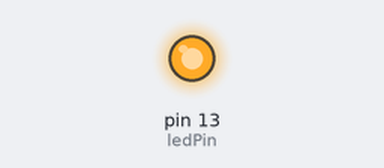
The sketch below on a simulated Arduino Uno, built with avr-gcc and run on an emulated ATmega328P. Parts: output pins drawn as LEDs (lit = HIGH).

Above: at 0.1 s.
At 70.1 s:
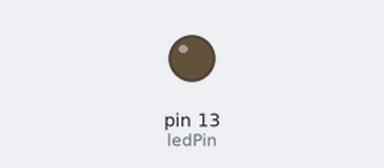
Timing chart, 0 to 71.6 s (numbered marks = the images above):
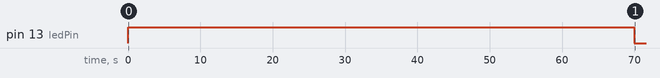

Measured:
- by itself, pin 13 (ledPin): LOW → HIGH at 0.00 s, → LOW 70.0 s later

The sketch:

testPumpv0.01.ino
```cpp
/*
  pumpOn for 10 sec
  pumpOff for 60 sec

  sends a signal to a relais to turn on and off a vacuum pump
  without using the delay() function. This means that other code can run at the
  same time without being interrupted by the LED code.

  modified from
  http://www.arduino.cc/en/Tutorial/BlinkWithoutDelay

  last update: BH 1807051500
*/

// constants won't change. Used here to set a pin number:
const int ledPin =  LED_BUILTIN; // the number of the LED pin //LED for control of function
const int signalPumpRelais = 13;  // output to the pump

// Variables will change:
int ledState = LOW;             // ledState used to set the LED
int defaultOff = 0;             // for start the programm initial wait for interval2 secs

// Generally, you should use "unsigned long" for variables that hold time
// The value will quickly become too large for an int to store
unsigned long previousMillis = 0;        // will store last time LED was updated

// constants won't change:
const long interval1 = 10000;           // BH interval onTime

const long interval2 = 60000;     // BH interval 60 sec offTime

void setup() {
  // set the digital pin as output:
  pinMode(ledPin, OUTPUT);
  pinMode(signalPumpRelais, OUTPUT);
}

void loop() {
  // here is where you'd put code that needs to be running all the time.

  // check to see if it's time to blink the LED; that is, if the difference
  // between the current time and last time you blinked the LED is bigger than
  // the interval at which you want to blink the LED.
  unsigned long currentMillis = millis();
  if (defaultOff == 0) {
    //start process waiting for 60 interval2 secs
    if (currentMillis - previousMillis >= interval2) {
      // after interval2 secs set defaultOff to 1
      previousMillis = currentMillis;
      defaultOff = 1;
    } else {
      if (ledState == LOW) {
        // for the start set the led and the pump on for interval2 sec
        previousMillis = currentMillis;
        ledState = HIGH;
        digitalWrite(ledPin, ledState);
        digitalWrite(signalPumpRelais, ledState);
      }
    }
  } else {
    //after the start interval2secs
    if (ledState == LOW) {
      // wait interval2 sec and set ON
      if (currentMillis - previousMillis >= interval2) {
        // save the last time you blinked the LED
        previousMillis = currentMillis;
        // if the LED is off turn it on and vice-versa:
        ledState = HIGH;
        digitalWrite(ledPin, ledState);
        digitalWrite(signalPumpRelais, ledState);
      }
    } else {
      // wait interval1 secs and set OFF
      if (currentMillis - previousMillis >= interval1) {
        // save the last time you blinked the LED
        previousMillis = currentMillis;
        // if the LED is off turn it on and vice-versa:
        ledState = LOW;
        digitalWrite(ledPin, ledState);
        digitalWrite(signalPumpRelais, ledState);}
      }
    }
  }
```
